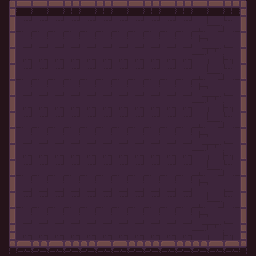

This game map was drawn from its Tiled (.tmx) file and the tilesets committed beside it. A one-line description and the trimmed map source follow:
An orthogonal 16x16 tile map with 16x16 px tiles, 1 tile layer (Tile Layer 1) and 4 objects.

<map version="1.10" tiledversion="1.11.2" orientation="orthogonal" renderorder="right-down" width="16" height="16" tilewidth="16" tileheight="16" infinite="0" nextlayerid="3" nextobjectid="5">
 <tileset firstgid="1" name="Dungeon_Tileset" tilewidth="16" tileheight="16" tilecount="100" columns="10">
  <image source="Dungeon_Tileset.png" width="160" height="160" />
 </tileset>
 <layer id="1" name="Tile Layer 1" width="16" height="16">
  <data>[256 cells, 256 non-empty, 26 distinct tile ids]</data>
 </layer>
 <objectgroup id="2" name="Walls">
  <object id="1" x="0" y="-2" width="14" height="256" />
  <object id="2" x="237" y="-1" width="19" height="259" />
  <object id="3" x="13" y="-3" width="227" height="20" />
  <object id="4" x="16" y="238" width="222" height="16" />
 </objectgroup>
</map>
